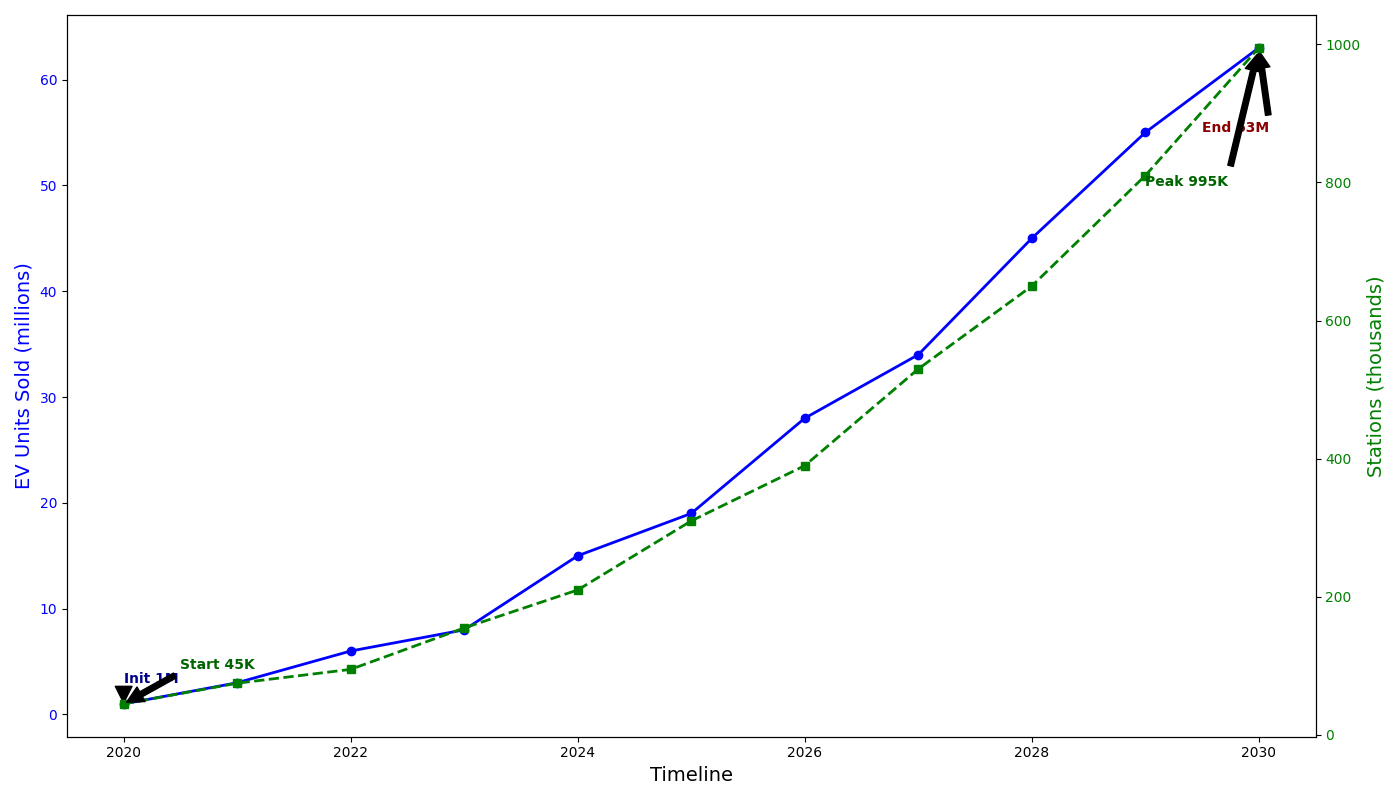

The Python source for this figure:
import matplotlib.pyplot as plt
import numpy as np

years = np.arange(2020, 2031)
ev_sales = [1, 3, 6, 8, 15, 19, 28, 34, 45, 55, 63]
charging_stations = [45, 75, 95, 155, 210, 310, 390, 530, 650, 810, 995]

fig, ax1 = plt.subplots(figsize=(14, 8))
ax1.plot(years, ev_sales, color='blue', marker='o', linewidth=2)

ax1.set_xlabel("Timeline", fontsize=14)
ax1.set_ylabel("EV Units Sold (millions)", fontsize=14, color='blue')
ax1.tick_params(axis='y', labelcolor='blue')

ax2 = ax1.twinx()
ax2.plot(years, charging_stations, color='green', marker='s', linestyle='--', linewidth=2)
ax2.set_ylabel("Stations (thousands)", fontsize=14, color='green')
ax2.tick_params(axis='y', labelcolor='green')

ax1.annotate(f'Init {ev_sales[0]}M', xy=(2020, ev_sales[0]), xytext=(2020, ev_sales[0] + 2),
             arrowprops=dict(facecolor='black', shrink=0.05),
             fontsize=10, fontweight='bold', color='darkblue')

ax1.annotate(f'End {ev_sales[-1]}M', xy=(2030, ev_sales[-1]), xytext=(2029.5, ev_sales[-1] - 8),
             arrowprops=dict(facecolor='black', shrink=0.05),
             fontsize=10, fontweight='bold', color='darkred')

ax2.annotate(f'Start {charging_stations[0]}K', xy=(2020, charging_stations[0]), xytext=(2020.5, charging_stations[0] + 50),
             arrowprops=dict(facecolor='black', shrink=0.05),
             fontsize=10, fontweight='bold', color='darkgreen')

ax2.annotate(f'Peak {charging_stations[-1]}K', xy=(2030, charging_stations[-1]), xytext=(2029, charging_stations[-1] - 200),
             arrowprops=dict(facecolor='black', shrink=0.05),
             fontsize=10, fontweight='bold', color='darkgreen')

plt.tight_layout()
plt.show()
